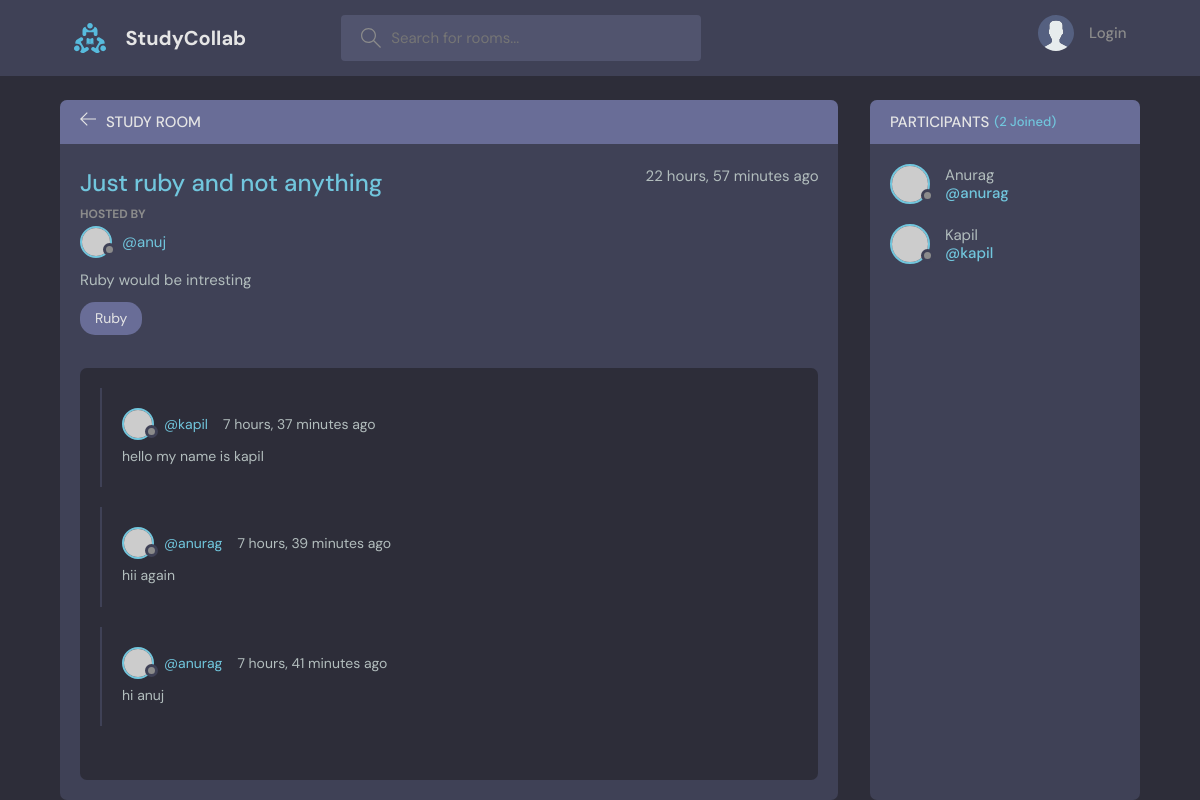
The page /room/11 on the database its author committed.
### base/models.py (models this page shows, shortened)
class Room(models.Model):
    host = models.ForeignKey(User, on_delete=models.CASCADE, null=True ,related_name='host')
    topic = models.ForeignKey(Topic, on_delete=models.SET_NULL, null=True, related_name='topic')
    participants = models.ManyToManyField(User,related_name='participants',blank=True)
    name = models.CharField(max_length=255)
    description = models.TextField(null=True, blank=True)
    updated = models.DateTimeField(auto_now=True)
    created = models.DateTimeField(auto_now_add=True)
    class Meta:
        ordering = ['-updated', '-created']

class Topic(models.Model):
    name = models.CharField(max_length=255)
    def __str__(self) -> str:
        return self.name

class Message(models.Model):
    user = models.ForeignKey(User, on_delete=models.CASCADE, related_name='user')
    room = models.ForeignKey(Room, on_delete=models.CASCADE, related_name='message')
    body = models.TextField()
    updated = models.DateTimeField(auto_now=True)
    created = models.DateTimeField(auto_now_add=True)
    class Meta:
        ordering = ['-updated', '-created']

### base/views.py (the view, shortened to what this page needs)
# urls.py: path('room/<str:pk>', views.room, name='room'),
def room(request, pk):
    room = get_object_or_404(Room, pk=pk)
    room_messages = room.message.all()
    participants = room.participants.all()
    context = {'room':room, 'room_messages':room_messages, 'participants':participants}
    return render(request, 'base/room.html', context)

### base/templates/base/room.html (shortened to what this page needs)
{% extends 'main.html' %}
{% block content %}
    <main class="profile-page layout layout--2">
      <div class="container">
        <div class="room">
          <div class="room__top">
            <div class="room__topLeft">
              <a href="{% url 'home' %}">
                <svg version="1.1" xmlns="http://www.w3.org/2000/svg" width="32" height="32" viewBox="0 0 32 32">
                  <title>arrow-left</title>
                  <path
                    d="M13.723 2.286l-13.723 13.714 13.719 13.714 1.616-1.611-10.96-10.96h27.625v-2.286h-27.625l10.965-10.965-1.616-1.607z"
                  ></path>
                </svg>
              </a>
              <h3>Study Room</h3>
            </div>
          </div>
          <div class="room__box scroll">
            <div class="room__header scroll">
              <div class="room__info">
                <h3>{{room.name|capfirst}}</h3>
                <span>{{room.created|timesince}} ago</span>
              </div>
              <div class="room__hosted">
                <p>Hosted By</p>
                <a href="{% url "user-profile" room.host.id %}" class="room__author">
                  <div class="avatar avatar--small">
                    <img src="https://randomuser.me/api/portraits/men/37.jpg" />
                  </div>
                  <span>@{{room.host}}</span>
                </a>
              </div>
              <div class="room__details">
                {{room.description}}
              </div>
              <span class="room__topics">{{room.topic}}</span>
            </div>
            <div class="room__conversation">
              <div class="threads scroll">
                {% for message in room_messages  %}
                <div class="thread">
                  <div class="thread__top">
                    <div class="thread__author">
                      <a href="{% url "user-profile" message.user.id %}" class="thread__authorInfo">
                        <div class="avatar avatar--small">
                          <img src="https://randomuser.me/api/portraits/men/37.jpg" />
                        </div>
                        <span>@{{message.user.username}}</span>
                      </a>
                      <span class="thread__date">{{message.created|timesince}} ago</span>
                    </div>
                  </div>
                  <div class="thread__details">
                    {{message.body}}
                  </div>
                </div>
                {% endfor %}
              </div>
            </div>
          </div>
        </div>
        <div class="participants">
          <h3 class="participants__top">Participants <span>({{participants.count}} Joined)</span></h3>
          <div class="participants__list scroll">
            {% for participant in participants  %}
            <a href="{% url "user-profile" participant.id %}" class="participant">
              <div class="avatar avatar--medium">
                <img src="https://randomuser.me/api/portraits/men/37.jpg" />
              </div>
              <p>
                {{participant.username|capfirst}}
                <span>@{{participant.username}}</span>
              </p>
            </a>
            {% endfor %}
          </div>
        </div>
      </div>
    </main>
{% endblock content %}

### rows shown on the page
Room: name "Just ruby and not anything", created "22 hours, 57 minutes", host "anuj", description "Ruby would be intresting", topic "Ruby"
Message: user.username "kapil", created "7 hours, 37 minutes", body "hello my name is kapil"
Message: user.username "anurag", created "7 hours, 39 minutes", body "hii again"
Message: user.username "anurag", created "7 hours, 41 minutes", body "hi anuj"

### other values the page prints
{{ participants.count }} "2"
{{ participant.username|capfirst }} "Anurag"
{{ participant.username }} "anurag"
{{ participant.username|capfirst }} "Kapil"
{{ participant.username }} "kapil"
